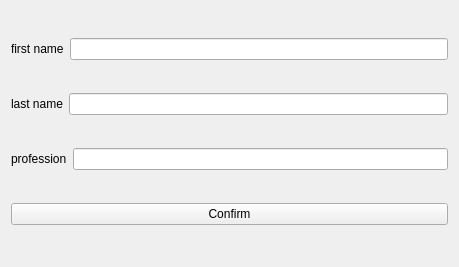
<?xml version="1.0" encoding="UTF-8"?>
<ui version="4.0">
 <class>Widget</class>
 <widget class="QWidget" name="Widget">
  <property name="geometry">
   <rect>
    <x>0</x>
    <y>0</y>
    <width>459</width>
    <height>267</height>
   </rect>
  </property>
  <property name="windowTitle">
   <string>Widget</string>
  </property>
  <layout class="QVBoxLayout" name="verticalLayout">
   <item>
    <layout class="QHBoxLayout" name="horizontalLayout">
     <item>
      <widget class="QLabel" name="firstname">
       <property name="text">
        <string>first name</string>
       </property>
      </widget>
     </item>
     <item>
      <widget class="QLineEdit" name="fnLineEdit"/>
     </item>
    </layout>
   </item>
   <item>
    <layout class="QHBoxLayout" name="horizontalLayout_2">
     <item>
      <widget class="QLabel" name="lastname">
       <property name="text">
        <string>last name</string>
       </property>
      </widget>
     </item>
     <item>
      <widget class="QLineEdit" name="lnLineEdit"/>
     </item>
    </layout>
   </item>
   <item>
    <layout class="QHBoxLayout" name="horizontalLayout_3">
     <item>
      <widget class="QLabel" name="profession">
       <property name="text">
        <string>profession</string>
       </property>
      </widget>
     </item>
     <item>
      <widget class="QLineEdit" name="professionLineEdit"/>
     </item>
    </layout>
   </item>
   <item>
    <widget class="QPushButton" name="submit">
     <property name="sizePolicy">
      <sizepolicy hsizetype="Expanding" vsizetype="Fixed">
       <horstretch>0</horstretch>
       <verstretch>0</verstretch>
      </sizepolicy>
     </property>
     <property name="text">
      <string>Confirm</string>
     </property>
    </widget>
   </item>
  </layout>
 </widget>
 <layoutdefault spacing="6" margin="11"/>
 <resources/>
 <connections/>
</ui>
